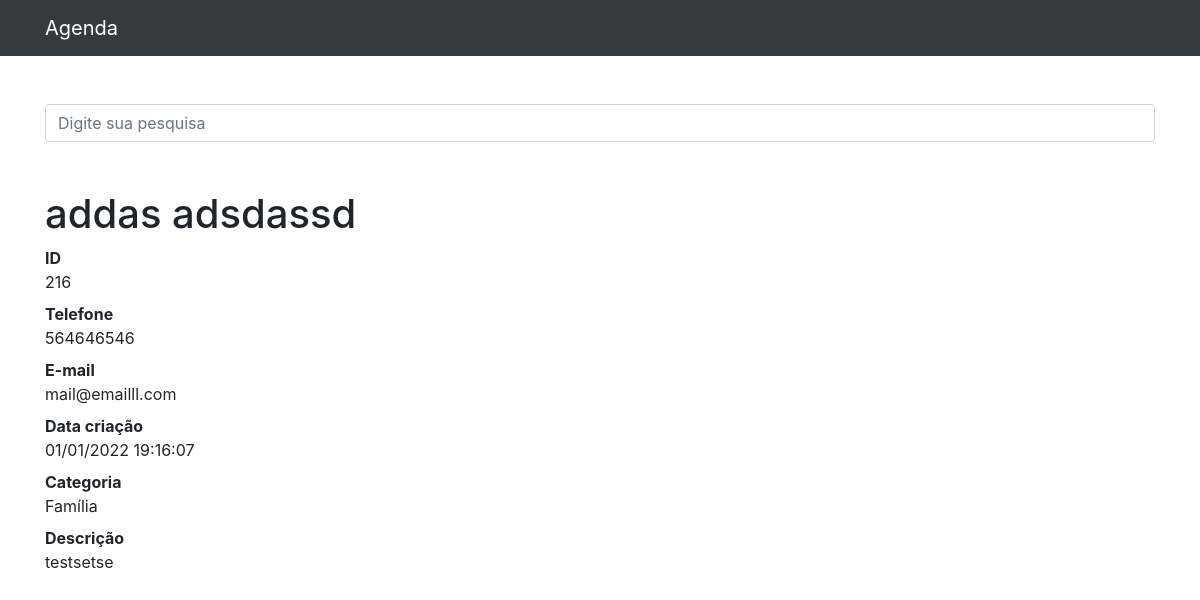
/216, run on the app's committed database.
### contatos/models.py (models this page shows, shortened)
class Contato(models.Model):
    nome = models.CharField(max_length=150)
    sobrenome = models.CharField(max_length=255, blank=True)
    telefone = models.CharField(max_length=255)
    email = models.CharField(max_length=255, blank=True)
    data_criacao = models.DateTimeField(default=timezone.now)
    descricao = models.TextField(blank=True)
    categoria = models.ForeignKey(Categoria, on_delete=models.DO_NOTHING)
    mostrar = models.BooleanField(default=True)
    foto = models.ImageField(blank=True, upload_to='fotos/%Y/%m/')

class Categoria(models.Model):
    nome = models.CharField(max_length=255)
    def __str__(self):
        return self.nome

### contatos/views.py (the view)
# urls.py: path('<int:contato_id>', views.ver_contato, name='ver_contato'),
def ver_contato(request, contato_id):
    contato = get_object_or_404(Contato, id=contato_id)
    if not contato.mostrar:
        raise Http404()
    return render(request, 'contatos/ver_contato.html', {
        'contato': contato
    })

### contatos/templates/contatos/ver_contato.html (shortened to what this page needs)
{% extends 'base.html' %}
{%block conteudo%}
  <h1 class="mt-5">{{ contato.nome }} {{ contato.sobrenome }}</h1>
  <dl>
    <dt>ID</dt>
    <dd>{{ contato.id }}</dd>
    <dt>Telefone</dt>
    <dd>{{ contato.telefone }}</dd>
    <dt>E-mail</dt>
    <dd>{{ contato.email }}</dd>
    <dt>Data criação</dt>
    <dd>{{ contato.data_criacao|date:'d/m/Y H:i:s' }}</dd>
    <dt>Categoria</dt>
    <dd>{{ contato.categoria }}</dd>
    <dt>Descrição</dt>
    <dd>{{ contato.descricao }}</dd>
  </dl>
{%endblock%}

### data on the page
Contato: nome "addas", sobrenome "adsdassd", id "216", telefone "564646546", email "mail@emailll.com", data_criacao "01/01/2022 19:16:07", categoria "Família", descricao "testsetse"
